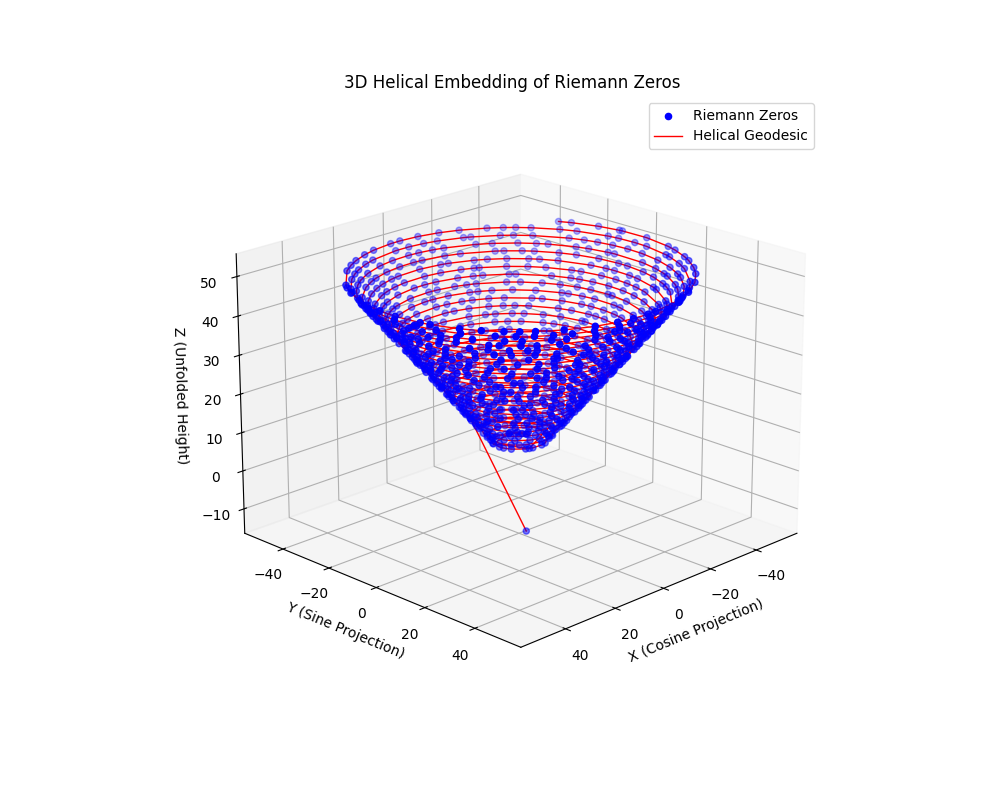
#> input picture experiments/lab/myplot.png, 1000 x 800 px, found by its file name
$ python benchmark.py
#> lines starting #> are read from the running program, lines starting #| are printed output that depends on the picture
import cv2
import numpy as np
from skimage.metrics import peak_signal_noise_ratio as psnr, mean_squared_error as mse, structural_similarity as ssim
import os
from compressor import compress, decompress

def save_image(arr, filename):
    cv2.imwrite(filename, arr.clip(0,255).astype(np.uint8))

def filesize(filename):
    return os.path.getsize(filename)

def run_benchmark(img_path):
    # Load image
#> called with img_path = 'myplot.png'
    img = cv2.imread(img_path, cv2.IMREAD_GRAYSCALE)
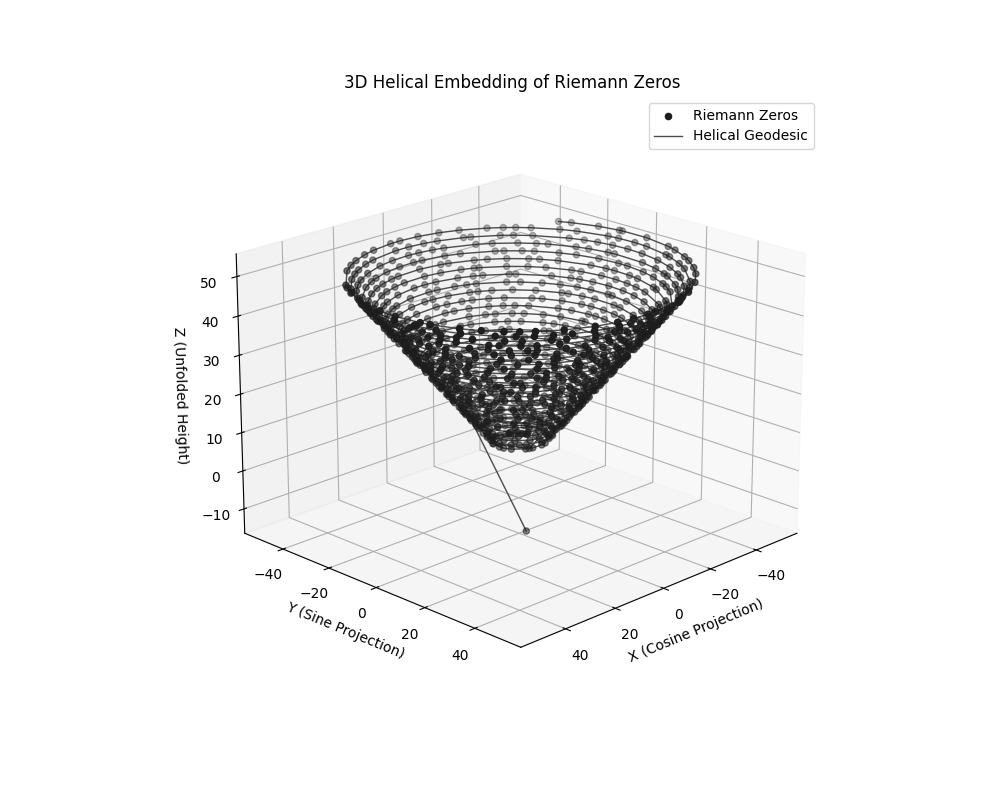
#> img: shape (800, 1000); min 0, max 255, mean 242.7
    data = img.flatten().astype(np.float32)
    shape = img.shape
#> shape = (800, 1000)

    # --- Uniform Quantization ---
    uq_idxs = np.round((data - data.min()) / (data.max() - data.min()) * 127).astype(np.uint8)
    uq_centers = np.linspace(data.min(), data.max(), 128)
#> uq_centers = 128 values from 0 to 255
    uq_rec = uq_centers[uq_idxs].reshape(shape)
    save_image(uq_rec, "rec_uniform.png")
    uq_size = filesize("rec_uniform.png")
    uq_psnr = psnr(img, uq_rec)
#> uq_psnr = 56.46
    uq_mse = mse(img, uq_rec)
#> uq_mse = 0.147
#> (the run stopped early here; a loop or call above may not have finished)

$ run again, with examples/Gxh53m4XYAAiZ65.jpeg saved as experiments/lab/myplot.png
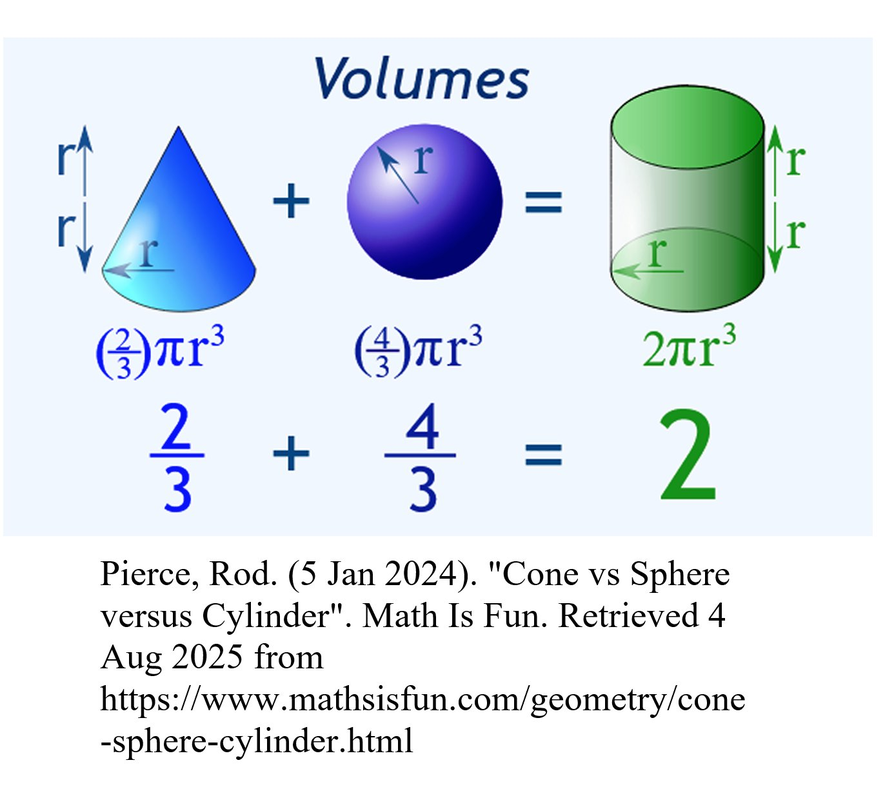
#> input picture examples/Gxh53m4XYAAiZ65.jpeg, 885 x 798 px, shrunk from 1372 x 1237 before the run, found by its file name
#> in run_benchmark, `img = cv2.imread(img_path, cv2.IMREAD_GRAYSCALE)`:
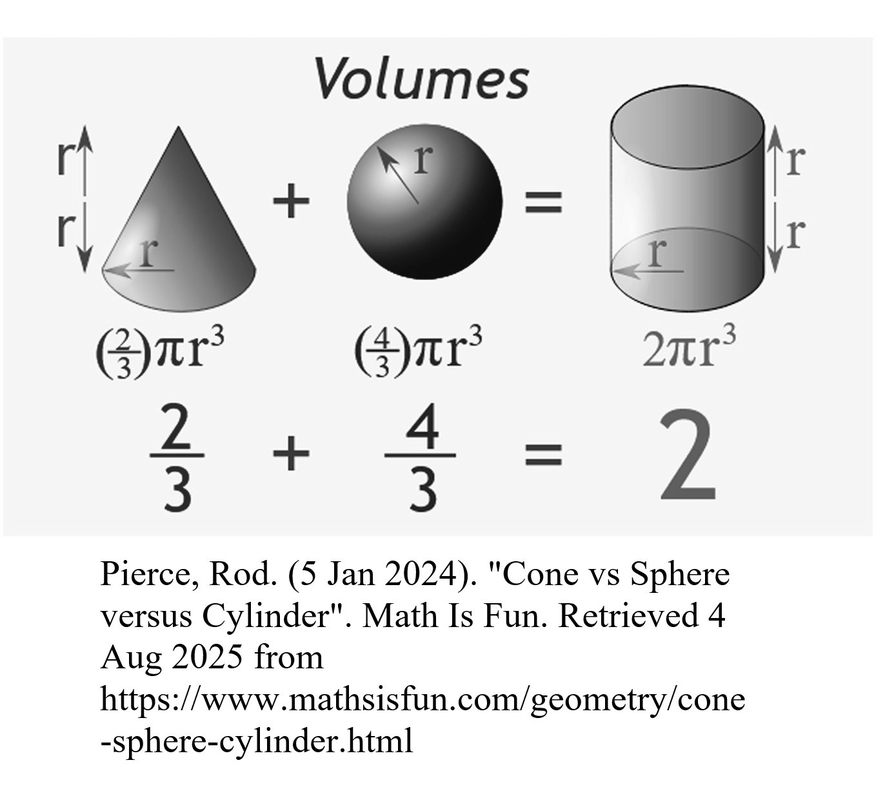
#> img: shape (798, 885); min 0, max 255, mean 228.6
#> uq_psnr = 57.68
#> uq_mse = 0.111

$ run again, with examples/GxlhwkeX0AA9Ed_.jpeg saved as experiments/lab/myplot.png
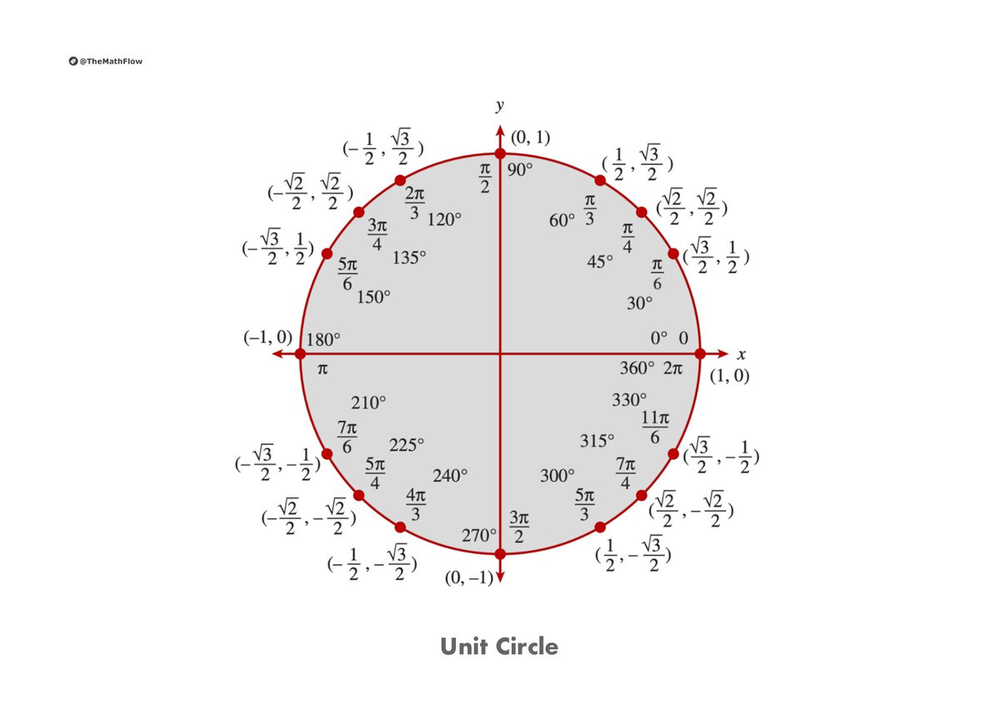
#> input picture examples/GxlhwkeX0AA9Ed_.jpeg, 1000 x 705 px, shrunk from 1200 x 846 before the run, found by its file name
#> in save_image, `cv2.imwrite(filename, arr.clip(0,255).astype(np.uint8))`:
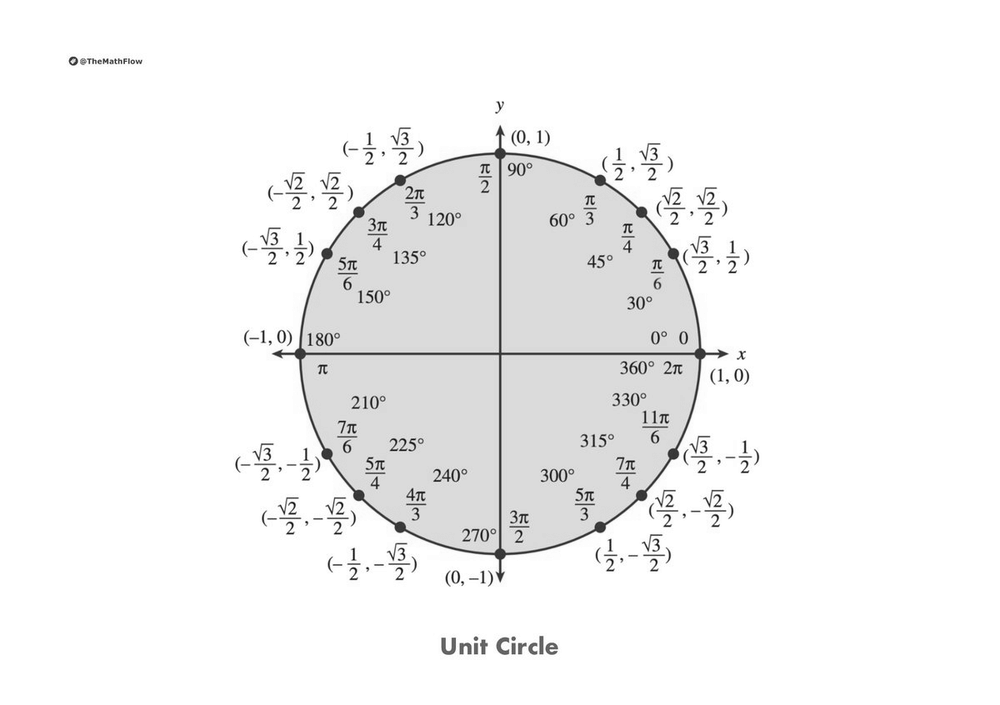
#> saved as rec_uniform.png: shape (705, 1000); min 3, max 255, mean 244.1
#> uq_psnr = 60.54
#> uq_mse = 0.0575
